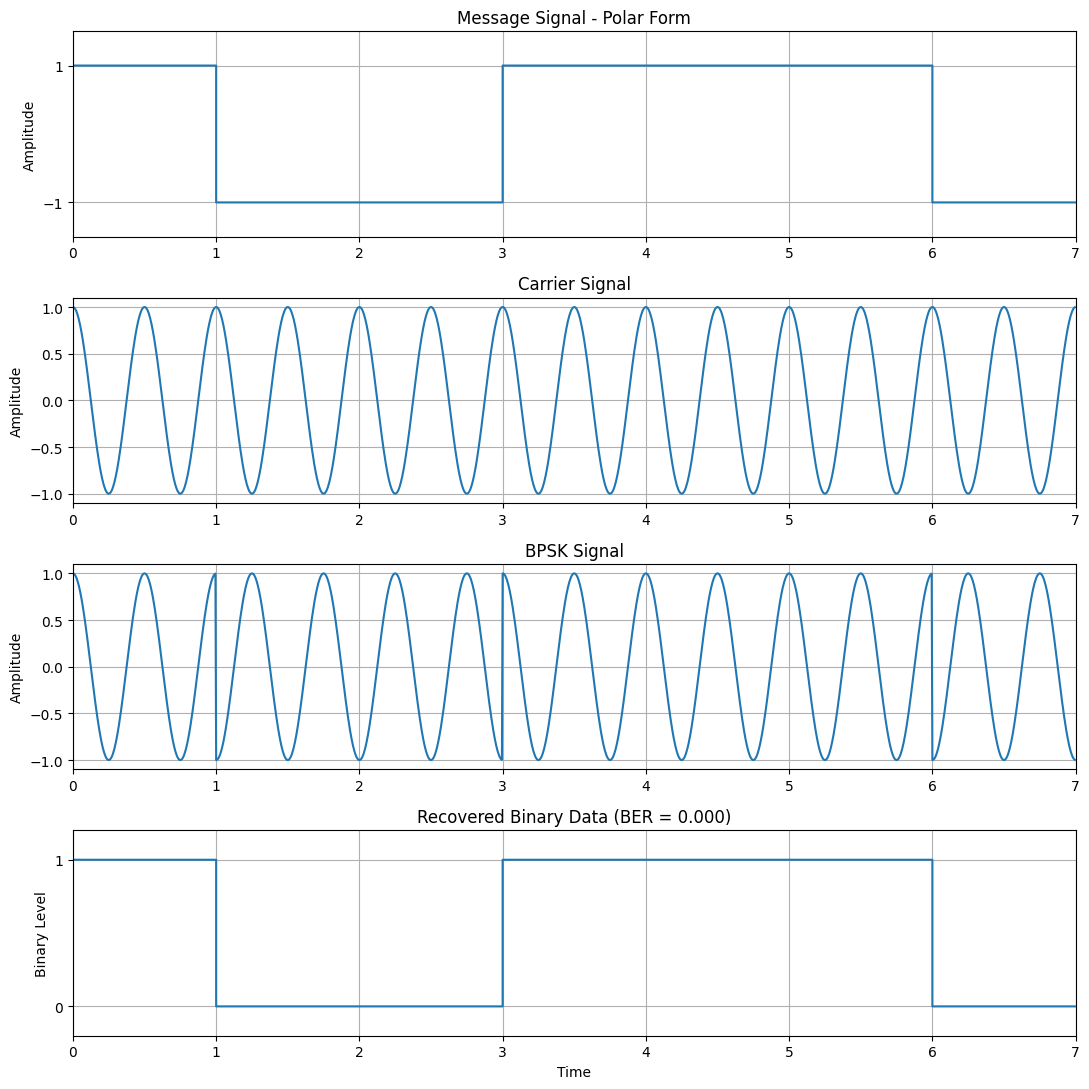

Here is the Python script that generated this plot:
import numpy as np
import matplotlib.pyplot as plt


# ============================================================
# BPSK PARAMETERS
# ============================================================

# Binary sequence from the laboratory experiment
data = np.array([1, 0, 0, 1, 1, 1, 0])

samples_per_bit = 200
carrier_frequency = 2


# ============================================================
# POLAR CONVERSION
# ============================================================

# Binary:
# 1 -> +1
# 0 -> -1

polar_data = 2 * data - 1

message_signal = np.repeat(
    polar_data,
    samples_per_bit
)


# ============================================================
# TIME AXIS AND CARRIER
# ============================================================

time = np.arange(
    len(message_signal)
) / samples_per_bit

carrier = np.cos(
    2 * np.pi *
    carrier_frequency *
    time
)


# ============================================================
# BPSK MODULATION
# ============================================================

bpsk_signal = (
    message_signal * carrier
)


# ============================================================
# BPSK DEMODULATION
# ============================================================

demodulated = (
    bpsk_signal * carrier
)

recovered_data = []

for i in range(len(data)):

    start = i * samples_per_bit
    stop = start + samples_per_bit

    # Integrate over one bit interval
    value = np.sum(
        demodulated[start:stop]
    )

    if value >= 0:
        recovered_data.append(1)
    else:
        recovered_data.append(0)

recovered_data = np.array(
    recovered_data
)


# ============================================================
# BIT ERROR RATE
# ============================================================

bit_errors = np.count_nonzero(
    data != recovered_data
)

ber = bit_errors / len(data)


# ============================================================
# DISPLAY RESULTS
# ============================================================

print("Original Data  :", data)
print("Polar Data     :", polar_data)
print("Recovered Data :", recovered_data)
print("Bit Errors     :", bit_errors)
print("Bit Error Rate :", ber)


# ============================================================
# PLOTTING
# ============================================================

plt.figure(figsize=(11, 11))


# 1. Polar message signal
plt.subplot(4, 1, 1)

plt.step(
    time,
    message_signal,
    where="post"
)

plt.title("Message Signal - Polar Form")
plt.ylabel("Amplitude")
plt.yticks([-1, 1])
plt.ylim(-1.5, 1.5)
plt.xlim(0, len(data))
plt.grid()


# 2. Carrier signal
plt.subplot(4, 1, 2)

plt.plot(
    time,
    carrier
)

plt.title("Carrier Signal")
plt.ylabel("Amplitude")
plt.xlim(0, len(data))
plt.grid()


# 3. BPSK signal
plt.subplot(4, 1, 3)

plt.plot(
    time,
    bpsk_signal
)

plt.title("BPSK Signal")
plt.ylabel("Amplitude")
plt.xlim(0, len(data))
plt.grid()


# 4. Recovered data
recovered_waveform = np.repeat(
    recovered_data,
    samples_per_bit
)

plt.subplot(4, 1, 4)

plt.step(
    time,
    recovered_waveform,
    where="post"
)

plt.title(
    f"Recovered Binary Data (BER = {ber:.3f})"
)

plt.xlabel("Time")
plt.ylabel("Binary Level")
plt.yticks([0, 1])
plt.ylim(-0.2, 1.2)
plt.xlim(0, len(data))
plt.grid()


plt.tight_layout()
plt.show()
